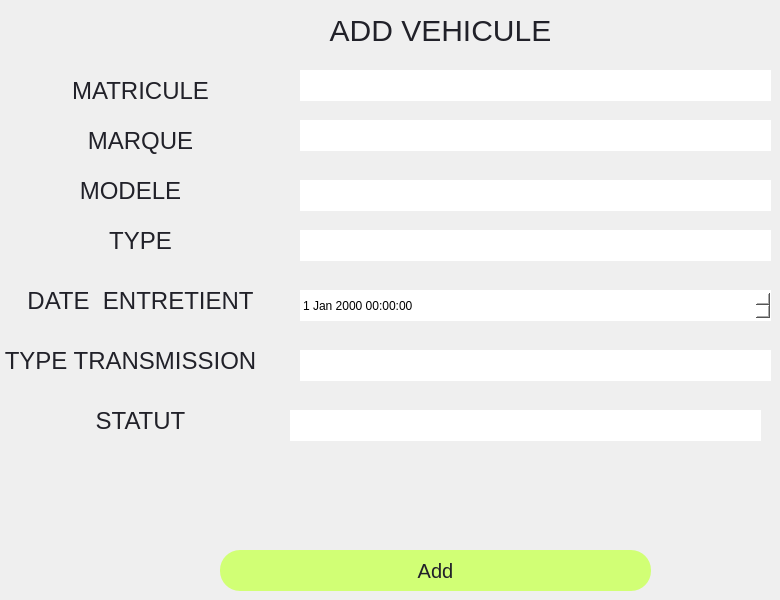
    <widget class="QWidget" name="addemp">
     <widget class="QLineEdit" name="matricule_le">
      <property name="geometry">
       <rect>
        <x>300</x>
        <y>70</y>
        <width>471</width>
        <height>31</height>
       </rect>
      </property>
      <property name="styleSheet">
       <string notr="true">QLineEdit {
    color: blue;  /* Change la couleur du texte en bleu */
    font-family: 'Sans-Serif';
    font-size: 20px;
    background-color: white;  /* Couleur de fond blanche */
    border-radius: 20px;
}
</string>
      </property>
      <property name="text">
       <string/>
      </property>
     </widget>
     <widget class="QPushButton" name="ajouterButton">
      <property name="geometry">
       <rect>
        <x>220</x>
        <y>550</y>
        <width>431</width>
        <height>41</height>
       </rect>
      </property>
      <property name="toolTip">
       <string>&lt;html&gt;&lt;head/&gt;&lt;body&gt;&lt;p&gt;&lt;span style=&quot; color:#d1d938;&quot;&gt;employees&lt;/span&gt;&lt;/p&gt;&lt;/body&gt;&lt;/html&gt;</string>
      </property>
      <property name="styleSheet">
       <string notr="true">QPushButton{
color:rgb(33, 33, 41);
font-family: 'Sans-Serif';
 font-size: 20px;    
 background-color: rgb(209, 255, 117);;
border-radius:20px;
font-color:white;


}</string>
      </property>
      <property name="text">
       <string>Add</string>
      </property>
     </widget>
     <widget class="QPushButton" name="pushButton_32">
      <property name="geometry">
       <rect>
        <x>0</x>
        <y>70</y>
        <width>281</width>
        <height>41</height>
       </rect>
      </property>
      <property name="toolTip">
       <string>&lt;html&gt;&lt;head/&gt;&lt;body&gt;&lt;p&gt;&lt;span style=&quot; color:#d1d938;&quot;&gt;employees&lt;/span&gt;&lt;/p&gt;&lt;/body&gt;&lt;/html&gt;</string>
      </property>
      <property name="styleSheet">
       <string notr="true">QPushButton{
color:rgb(33, 33, 41);
font-family: 'Sans-Serif';
 font-size: 24px;    
 background-color: transparent;
border-radius:20px;
font-color:white;


}</string>
      </property>
      <property name="text">
       <string>MATRICULE</string>
      </property>
     </widget>
     <widget class="QPushButton" name="pushButton_33">
      <property name="geometry">
       <rect>
        <x>0</x>
        <y>120</y>
        <width>281</width>
        <height>41</height>
       </rect>
      </property>
      <property name="toolTip">
       <string>&lt;html&gt;&lt;head/&gt;&lt;body&gt;&lt;p&gt;&lt;span style=&quot; color:#d1d938;&quot;&gt;employees&lt;/span&gt;&lt;/p&gt;&lt;/body&gt;&lt;/html&gt;</string>
      </property>
      <property name="styleSheet">
       <string notr="true">QPushButton{
color:rgb(33, 33, 41);
font-family: 'Sans-Serif';
 font-size: 24px;    
 background-color: transparent;
border-radius:20px;
font-color:white;


}</string>
      </property>
      <property name="text">
       <string>MARQUE</string>
      </property>
     </widget>
     <widget class="QDateTimeEdit" name="date_le">
      <property name="geometry">
       <rect>
        <x>300</x>
        <y>290</y>
        <width>471</width>
        <height>31</height>
       </rect>
      </property>
      <property name="styleSheet">
       <string notr="true">background-color: rgb(255, 255, 255);
border: 1px solid transparent;  /* Makes the border transparent */
    background-color: white;  /* Optional: sets the background color */</string>
      </property>
     </widget>
     <widget class="QPushButton" name="pushButton_51">
      <property name="geometry">
       <rect>
        <x>290</x>
        <y>10</y>
        <width>301</width>
        <height>41</height>
       </rect>
      </property>
      <property name="styleSheet">
       <string notr="true">QPushButton{
color:rgb(33, 33, 41);
font-family: 'Sans-Serif';
 font-size: 30px;    
	background-color: transparent;
border-radius:20px;
font-color:white;
}</string>
      </property>
      <property name="text">
       <string>ADD VEHICULE</string>
      </property>
     </widget>
     <widget class="QPushButton" name="pushButton_34">
      <property name="geometry">
       <rect>
        <x>-10</x>
        <y>170</y>
        <width>281</width>
        <height>41</height>
       </rect>
      </property>
      <property name="toolTip">
       <string>&lt;html&gt;&lt;head/&gt;&lt;body&gt;&lt;p&gt;&lt;span style=&quot; color:#d1d938;&quot;&gt;employees&lt;/span&gt;&lt;/p&gt;&lt;/body&gt;&lt;/html&gt;</string>
      </property>
      <property name="styleSheet">
       <string notr="true">QPushButton{
color:rgb(33, 33, 41);
font-family: 'Sans-Serif';
 font-size: 24px;    
 background-color: transparent;
border-radius:20px;
font-color:white;


}</string>
      </property>
      <property name="text">
       <string>MODELE</string>
      </property>
     </widget>
     <widget class="QPushButton" name="pushButton_35">
      <property name="geometry">
       <rect>
        <x>0</x>
        <y>220</y>
        <width>281</width>
        <height>41</height>
       </rect>
      </property>
      <property name="toolTip">
       <string>&lt;html&gt;&lt;head/&gt;&lt;body&gt;&lt;p&gt;&lt;span style=&quot; color:#d1d938;&quot;&gt;employees&lt;/span&gt;&lt;/p&gt;&lt;/body&gt;&lt;/html&gt;</string>
      </property>
      <property name="styleSheet">
       <string notr="true">QPushButton{
color:rgb(33, 33, 41);
font-family: 'Sans-Serif';
 font-size: 24px;    
 background-color: transparent;
border-radius:20px;
font-color:white;


}</string>
      </property>
      <property name="text">
       <string>TYPE</string>
      </property>
     </widget>
     <widget class="QPushButton" name="pushButton_36">
      <property name="geometry">
       <rect>
        <x>0</x>
        <y>280</y>
        <width>281</width>
        <height>41</height>
       </rect>
      </property>
      <property name="toolTip">
       <string>&lt;html&gt;&lt;head/&gt;&lt;body&gt;&lt;p&gt;&lt;span style=&quot; color:#d1d938;&quot;&gt;employees&lt;/span&gt;&lt;/p&gt;&lt;/body&gt;&lt;/html&gt;</string>
      </property>
      <property name="styleSheet">
       <string notr="true">QPushButton{
color:rgb(33, 33, 41);
font-family: 'Sans-Serif';
 font-size: 24px;    
 background-color: transparent;
border-radius:20px;
font-color:white;


}</string>
      </property>
      <property name="text">
       <string>DATE  ENTRETIENT</string>
      </property>
     </widget>
     <widget class="QPushButton" name="pushButton_52">
      <property name="geometry">
       <rect>
        <x>-10</x>
        <y>340</y>
        <width>281</width>
        <height>41</height>
       </rect>
      </property>
      <property name="toolTip">
       <string>&lt;html&gt;&lt;head/&gt;&lt;body&gt;&lt;p&gt;&lt;span style=&quot; color:#d1d938;&quot;&gt;employees&lt;/span&gt;&lt;/p&gt;&lt;/body&gt;&lt;/html&gt;</string>
      </property>
      <property name="styleSheet">
       <string notr="true">QPushButton{
color:rgb(33, 33, 41);
font-family: 'Sans-Serif';
 font-size: 24px;    
 background-color: transparent;
border-radius:20px;
font-color:white;


}</string>
      </property>
      <property name="text">
       <string>TYPE TRANSMISSION</string>
      </property>
     </widget>
     <widget class="QPushButton" name="pushButton_54">
      <property name="geometry">
       <rect>
        <x>0</x>
        <y>400</y>
        <width>281</width>
        <height>41</height>
       </rect>
      </property>
      <property name="toolTip">
       <string>&lt;html&gt;&lt;head/&gt;&lt;body&gt;&lt;p&gt;&lt;span style=&quot; color:#d1d938;&quot;&gt;employees&lt;/span&gt;&lt;/p&gt;&lt;/body&gt;&lt;/html&gt;</string>
      </property>
      <property name="styleSheet">
       <string notr="true">QPushButton{
color:rgb(33, 33, 41);
font-family: 'Sans-Serif';
 font-size: 24px;    
 background-color: transparent;
border-radius:20px;
font-color:white;


}</string>
      </property>
      <property name="text">
       <string>STATUT</string>
      </property>
     </widget>
     <widget class="QLineEdit" name="marque_le">
      <property name="geometry">
       <rect>
        <x>300</x>
        <y>120</y>
        <width>471</width>
        <height>31</height>
       </rect>
      </property>
      <property name="styleSheet">
       <string notr="true">QLineEdit {
    color: blue;  /* Change la couleur du texte en bleu */
    font-family: 'Sans-Serif';
    font-size: 20px;
    background-color: white;  /* Couleur de fond blanche */
    border-radius: 20px;
}
</string>
      </property>
     </widget>
     <widget class="QLineEdit" name="modele_le">
      <property name="geometry">
       <rect>
        <x>300</x>
        <y>180</y>
        <width>471</width>
        <height>31</height>
       </rect>
      </property>
      <property name="styleSheet">
       <string notr="true">QLineEdit {
    color: blue;  /* Change la couleur du texte en bleu */
    font-family: 'Sans-Serif';
    font-size: 20px;
    background-color: white;  /* Couleur de fond blanche */
    border-radius: 20px;
}
</string>
      </property>
     </widget>
     <widget class="QLineEdit" name="type_le">
      <property name="geometry">
       <rect>
        <x>300</x>
        <y>230</y>
        <width>471</width>
        <height>31</height>
       </rect>
      </property>
      <property name="styleSheet">
       <string notr="true">QLineEdit {
    color: blue;  /* Change la couleur du texte en bleu */
    font-family: 'Sans-Serif';
    font-size: 20px;
    background-color: white;  /* Couleur de fond blanche */
    border-radius: 20px;
}
</string>
      </property>
     </widget>
     <widget class="QLineEdit" name="typetranss_le">
      <property name="geometry">
       <rect>
        <x>300</x>
        <y>350</y>
        <width>471</width>
        <height>31</height>
       </rect>
      </property>
      <property name="styleSheet">
       <string notr="true">QLineEdit {
    color: blue;  /* Change la couleur du texte en bleu */
    font-family: 'Sans-Serif';
    font-size: 20px;
    background-color: white;  /* Couleur de fond blanche */
    border-radius: 20px;
}
</string>
      </property>
     </widget>
     <widget class="QLineEdit" name="statut_le">
      <property name="geometry">
       <rect>
        <x>290</x>
        <y>410</y>
        <width>471</width>
        <height>31</height>
       </rect>
      </property>
      <property name="styleSheet">
       <string notr="true">QLineEdit {
    color: blue;  /* Change la couleur du texte en bleu */
    font-family: 'Sans-Serif';
    font-size: 20px;
    background-color: white;  /* Couleur de fond blanche */
    border-radius: 20px;
}
</string>
      </property>
     </widget>
    </widget>
